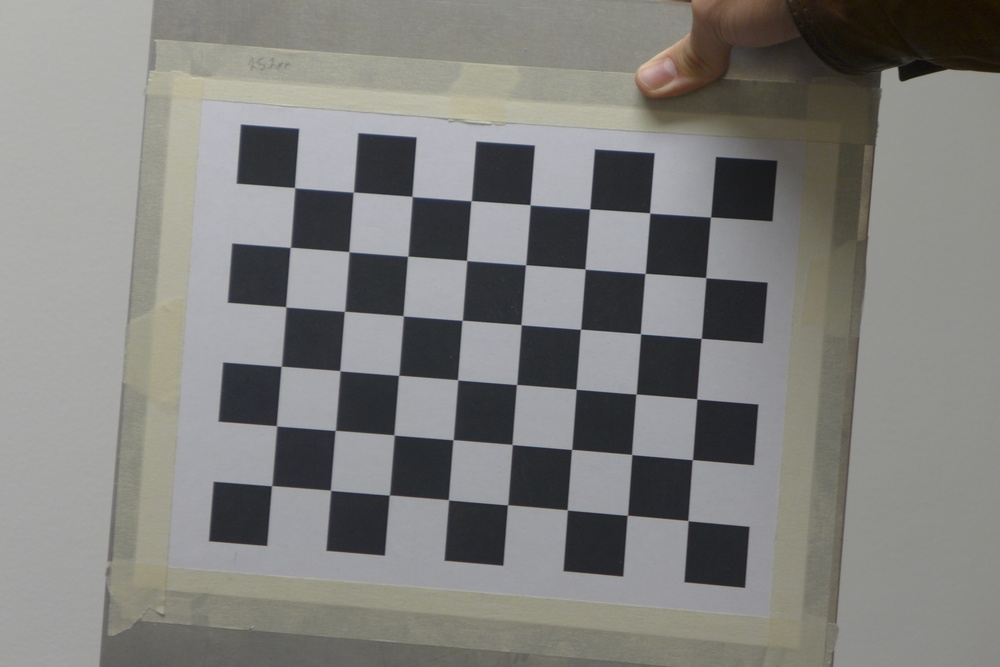
//> input picture OpenCVVizTests/images/chessboards/P1020755.JPG, 1000 x 667 px, shrunk from 3776 x 2520 before the run, given in place of the camera
$ ./stereo_calib   (built with g++ and OpenCV 4)
//> lines starting //> are read from the running program, lines starting //| are printed output that depends on the picture
/* *************** Stereo Camera Calibration **************************
 This code can be used to calibrate stereo cameras to get the intrinsic
 and extrinsic files.
 This code also generated rectified image, and also shows RMS Error and Reprojection error
 to find the accuracy of calibration.
 You can load saved stereo images or use this code to capture them in real time.
 Keyboard Shortcuts for real time (ie clicking stereo image at run time):
 1. Default Mode: Detecting (Which detects chessboard corners in real time)
 2. 'c': Starts capturing stereo images (With 2 Sec gap, This can be changed by changing 'timeGap' macro)
 3. 'p': Process and Calibrate (Once all the images are clicked you can press 'p' to calibrate)
 Usage: StereoCameraCallibration [params]
 --cam1 (value:0)                           Camera 1 Index
 --cam2 (value:2)                           Camera 2 Index
 --dr, --folder (value:.)                   Directory of images
 -h, --height (value:6)                     Height of the board
 --help (value:true)                        Prints this
 --images, -n (value:40)                    No of stereo pair images
 --post, --postfix (value:jpg)              Image extension. Ex: jpg,png etc
 --prefixleft, --prel (value:image_left_)   Left image name prefix. Ex: image_left_
 --prefixright, --prer (value:image_right_) Right image name postfix. Ex: image_right_
 --realtime, --rt (value:1)                 Clicks stereo images before calibration. Use if you do not have stereo pair images saved
 -w, --width (value:7)                      Width of the board
 Example:   ./stereo_calib                                              Clicks stereo images at run time.
 ./stereo_calib -rt=0 -prel=left_ -prer=right_ -post=jpg     RealTime id off ie images should be loaded from disk. With images named left_1.jpg, right_1.jpg etc.
 Cheers
 Abhishek Upperwal
 ***********************************************************************/
/* *************** License:**************************
 By downloading, copying, installing or using the software you agree to this license.
 If you do not agree to this license, do not download, install, copy or use the software.
 License Agreement
 For Open Source Computer Vision Library
 (3-clause BSD License)
 Redistribution and use in source and binary forms, with or without modification, are permitted provided that the following conditions are met:
 Redistributions of source code must retain the above copyright notice, this list of conditions and the following disclaimer.
 Redistributions in binary form must reproduce the above copyright notice, this list of conditions and the following disclaimer in the documentation and/or other materials provided with the distribution.
 Neither the names of the copyright holders nor the names of the contributors may be used to endorse or promote products derived from this software without specific prior written permission.
 This software is provided by the copyright holders and contributors “as is” and any express or implied warranties, including, but not limited to, the implied warranties of merchantability and fitness for a particular purpose are disclaimed. In no event shall copyright holders or contributors be liable for any direct, indirect, incidental, special, exemplary, or consequential damages (including, but not limited to, procurement of substitute goods or services; loss of use, data, or profits; or business interruption) however caused and on any theory of liability, whether in contract, strict liability, or tort (including negligence or otherwise) arising in any way out of
 the use of this software, even if advised of the possibility of such damage.
 ************************************************** */

/* ************* Original reference:**************
 Oct. 3, 2008
 BOOK:It would be nice if you cited it:
 Learning OpenCV: Computer Vision with the OpenCV Library
 by Gary Bradski and Adrian Kaehler
 Published by O'Reilly Media, October 3, 2008
 AVAILABLE AT:
 http://www.amazon.com/Learning-OpenCV-Computer-Vision-Library/dp/0596516134
 Or: http://oreilly.com/catalog/9780596516130/
 ISBN-10: 0596516134 or: ISBN-13: 978-0596516130
 OPENCV WEBSITES:
 Homepage:      http://opencv.org
 Online docs:   http://docs.opencv.org
 Q&A forum:     http://answers.opencv.org
 Issue tracker: http://code.opencv.org
 GitHub:        https://github.com/Itseez/opencv/
 ************************************************** */

#include <opencv2/calib3d/calib3d.hpp>
#include <opencv2/imgproc/imgproc.hpp>
#include <opencv2/highgui/highgui.hpp>
//#include <opencv2/imgcodecs.hpp>
#include <iostream>
#include <stdlib.h>

#define timeGap 3000000000U

using namespace cv;
using namespace std;

static void help() {
    cout<<"/******** HELP *******/\n";
    cout << "\nThis program helps you to calibrate the stereo cameras.\n This program generates intrinsics.yml and extrinsics.yml which can be used in Stereo Matching Algorithms.\n";
    cout<<"It also displays the rectified image\n";
    cout<<"\nKeyboard Shortcuts for real time (ie clicking stereo image at run time):\n";
    cout<<"1. Default Mode: Detecting (Which detects chessboard corners in real time)\n";
    cout<<"2. 'c': Starts capturing stereo images (With 2 Sec gap, This can be changed by changing 'timeGap' macro)\n";
    cout<<"3. 'p': Process and Calibrate (Once all the images are clicked you can press 'p' to calibrate)";
    cout<<"\nType ./stereo_calib --help for more details.\n";
    cout<<"\n/******* HELP ENDS *********/\n\n";
}

enum Modes { DETECTING, CAPTURING, CALIBRATING};
Modes mode = DETECTING;
int noOfStereoPairs;
int stereoPairIndex = 0, cornerImageIndex=0;
int goIn = 1;
Mat _leftOri, _rightOri;
int64 prevTickCount;
vector<Point2f> cornersLeft, cornersRight;
vector<vector<Point2f> > cameraImagePoints[2];
Size boardSize;

string prefixLeft;
string prefixRight;
string postfix;
string dir;

int calibType;

Mat displayCapturedImageIndex(Mat);
Mat displayMode(Mat);
bool findChessboardCornersAndDraw(Mat, Mat);
void displayImages();
void saveImages(Mat, Mat, int);
void calibrateStereoCamera(Size);
void calibrateInRealTime(int, int);
void calibrateFromSavedImages(string, string, string, string);

Mat displayCapturedImageIndex(Mat img) {
    std::ostringstream imageIndex;
    imageIndex<<stereoPairIndex<<"/"<<noOfStereoPairs;
    putText(img, imageIndex.str().c_str(), Point(50, 70), FONT_HERSHEY_PLAIN, 0.9, Scalar(0,0,255), 2);
    return img;
}

Mat displayMode(Mat img) {
    String modeString = "DETECTING";
    if (mode == CAPTURING) {
        modeString="CAPTURING";
    }
    else if (mode == CALIBRATING) {
        modeString="CALIBRATED";
    }
    putText(img, modeString, Point(50,50), FONT_HERSHEY_SIMPLEX, 0.5, Scalar(0,255,0), 2);
    if (mode == CAPTURING) {
        img = displayCapturedImageIndex(img);
    }
    return img;
}

bool findChessboardCornersAndDraw(Mat inputLeft, Mat inputRight) {
    _leftOri = inputLeft;
    _rightOri = inputRight;
    bool foundLeft = false, foundRight = false;
    cvtColor(inputLeft, inputLeft, COLOR_BGR2GRAY);
    cvtColor(inputRight, inputRight, COLOR_BGR2GRAY);
    foundLeft = findChessboardCorners(inputLeft, boardSize, cornersLeft, CALIB_CB_ADAPTIVE_THRESH | CALIB_CB_NORMALIZE_IMAGE);
    foundRight = findChessboardCorners(inputRight, boardSize, cornersRight, CALIB_CB_ADAPTIVE_THRESH | CALIB_CB_NORMALIZE_IMAGE);
    drawChessboardCorners(_leftOri, boardSize, cornersLeft, foundLeft);
    drawChessboardCorners(_rightOri, boardSize, cornersRight, foundRight);
    _leftOri = displayMode(_leftOri);
    _rightOri = displayMode(_rightOri);
    if (foundLeft && foundRight) {
        return true;
    }
    else {
        return false;
    }
}

void displayImages() {
    imshow("Left Image", _leftOri);
    imshow("Right Image", _rightOri);
}

// [13 lines left out: function saveImages, not called in this run]

void calibrateStereoCamera(Size imageSize) {
    vector<vector<Point3f> > objectPoints;
    objectPoints.resize(noOfStereoPairs);
    for (int i=0; i<noOfStereoPairs; i++) {
        for (int j=0; j<boardSize.height; j++) {
            for (int k=0; k<boardSize.width; k++) {
                objectPoints[i].push_back(Point3f(float(k),float(j),0.0));
            }
        }
    }
    Mat cameraMatrix[2], distCoeffs[2];
    cameraMatrix[0] = Mat::eye(3, 3, CV_64F);
    cameraMatrix[1] = Mat::eye(3, 3, CV_64F);
    Mat R, T, E, F;
    double rms = stereoCalibrate(objectPoints, cameraImagePoints[0], cameraImagePoints[1],
                                 cameraMatrix[0], distCoeffs[0],
                                 cameraMatrix[1], distCoeffs[1],
                                 imageSize, R, T, E, F,
                                 CALIB_FIX_ASPECT_RATIO +
                                 CALIB_ZERO_TANGENT_DIST +
                                 CALIB_SAME_FOCAL_LENGTH +
                                 CALIB_RATIONAL_MODEL +
                                 CALIB_FIX_K3 + CALIB_FIX_K4 + CALIB_FIX_K5,
                                 TermCriteria(TermCriteria::COUNT+TermCriteria::EPS, 100, 1e-5) );
    cout<<"RMS Error: "<<rms<<"\n";
    double err = 0;
    int npoints = 0;
    vector<Vec3f> lines[2];
    for(int i = 0; i < noOfStereoPairs; i++ )
    {
        int npt = (int)cameraImagePoints[0][i].size();
        Mat imgpt[2];
        for(int k = 0; k < 2; k++ )
        {
            imgpt[k] = Mat(cameraImagePoints[k][i]);
            undistortPoints(imgpt[k], imgpt[k], cameraMatrix[k], distCoeffs[k], Mat(), cameraMatrix[k]);
            computeCorrespondEpilines(imgpt[k], k+1, F, lines[k]);
        }
        for(int j = 0; j < npt; j++ )
        {
            double errij = fabs(cameraImagePoints[0][i][j].x*lines[1][j][0] +
                                cameraImagePoints[0][i][j].y*lines[1][j][1] + lines[1][j][2]) +
            fabs(cameraImagePoints[1][i][j].x*lines[0][j][0] +
                 cameraImagePoints[1][i][j].y*lines[0][j][1] + lines[0][j][2]);
            err += errij;
        }
        npoints += npt;
    }
    cout << "Average Reprojection Error: " <<  err/npoints << endl;
    FileStorage fs("intrinsics.yml", FileStorage::WRITE);
    if (fs.isOpened()) {
        fs << "M1" << cameraMatrix[0] << "D1" << distCoeffs[0] <<
        "M2" << cameraMatrix[1] << "D2" << distCoeffs[1];
        fs.release();
    }
    else
        cout<<"Error: Could not open intrinsics file.";
    Mat R1, R2, P1, P2, Q;
    Rect validROI[2];
    stereoRectify(cameraMatrix[0], distCoeffs[0], cameraMatrix[1], distCoeffs[1], imageSize, R, T, R1, R2, P1, P2, Q, CALIB_ZERO_DISPARITY, 1, imageSize, &validROI[0], &validROI[1]);
    fs.open("extrinsics.yml", FileStorage::WRITE);
    if (fs.isOpened()) {
        fs << "R" << R << "T" << T << "R1" << R1 << "R2" << R2 << "P1" << P1 << "P2" << P2 << "Q" << Q;
        fs.release();
    }
    else
        cout<<"Error: Could not open extrinsics file";
    bool isVerticalStereo = fabs(P2.at<double>(1, 3)) > fabs(P2.at<double>(0, 3));
    Mat rmap[2][2];
    initUndistortRectifyMap(cameraMatrix[0], distCoeffs[0], R1, P1, imageSize, CV_16SC2, rmap[0][0], rmap[0][1]);
    initUndistortRectifyMap(cameraMatrix[1], distCoeffs[1], R2, P2, imageSize, CV_16SC2, rmap[1][0], rmap[1][1]);
    Mat canvas;
    double sf;
    int w, h;
    if (!isVerticalStereo) {
        sf = 600./MAX(imageSize.width, imageSize.height);
        w = cvRound(imageSize.width*sf);
        h = cvRound(imageSize.height*sf);
        canvas.create(h, w*2, CV_8UC3);
    }
    else {
        sf = 300./MAX(imageSize.width, imageSize.height);
        w = cvRound(imageSize.width*sf);
        h = cvRound(imageSize.height*sf);
        canvas.create(h*2, w, CV_8UC3);
    }
    String file;
    namedWindow("rectified");
    for (int i=0; i < noOfStereoPairs; i++) {
        for (int j=0; j < 2; j++) {
            if (j==0) {
                file = prefixLeft;
            }
            else if (j==1) {
                file = prefixRight;
            }
            ostringstream st;
            st<<dir<<"/"<<file<<i+1<<"."<<postfix;
            Mat img = imread(st.str().c_str()), rimg, cimg;
            remap(img, rimg, rmap[j][0], rmap[j][1], INTER_LINEAR);
            cimg=rimg;
            Mat canvasPart = !isVerticalStereo ? canvas(Rect(w*j, 0, w, h)) : canvas(Rect(0, h*j, w, h));
            resize(cimg, canvasPart, canvasPart.size(), 0, 0, INTER_AREA);
            Rect vroi(cvRound(validROI[j].x*sf), cvRound(validROI[j].y*sf),
                      cvRound(validROI[j].width*sf), cvRound(validROI[j].height*sf));
            rectangle(canvasPart, vroi, Scalar(0,0,255), 3, 8);
        }
        if( !isVerticalStereo )
            for(int j = 0; j < canvas.rows; j += 16 )
                line(canvas, Point(0, j), Point(canvas.cols, j), Scalar(0, 255, 0), 1, 8);
        else
            for(int j = 0; j < canvas.cols; j += 16 )
                line(canvas, Point(j, 0), Point(j, canvas.rows), Scalar(0, 255, 0), 1, 8);
        imshow("rectified", canvas);
    }
}

void calibrateInRealTime(int cam1, int cam2) {
//> called with cam1 = 0, cam2 = 2
    VideoCapture camLeft(cam1), camRight(cam2);
    if (!camLeft.isOpened() || !camRight.isOpened()) {
        cout<<"Error: Stereo Cameras not found or there is some problem connecting them. Please check your cameras.\n";
        exit(-1);
    }
    Mat inputLeft, inputRight, copyImageLeft, copyImageRight;
    bool foundCornersInBothImage = false;
    for( ; ; ) {
        camLeft>>inputLeft;
//> inputLeft is the input picture: 667 rows x 1000 cols, CV_8UC3; mean B, G, R 124.9, 127.7, 128.2
        camRight>>inputRight;
        if ((inputLeft.rows != inputRight.rows) || (inputLeft.cols != inputRight.cols)) {
            cout<<"Error: Images from both cameras are not of some size. Please check the size of each camera.\n";
            exit(-1);
        }
        inputLeft.copyTo(copyImageLeft);
        inputRight.copyTo(copyImageRight);
        foundCornersInBothImage = findChessboardCornersAndDraw(inputLeft, inputRight);
//> in findChessboardCornersAndDraw, `foundLeft = findChessboardCorners(inputLeft, boardSize, cornersLeft, C..`: foundLeft = false; cornersLeft = empty
//> in findChessboardCornersAndDraw, `foundRight = findChessboardCorners(inputRight, boardSize, cornersRight..`: foundRight = false; cornersRight = empty
//> foundCornersInBothImage = false
        if (foundCornersInBothImage && mode == CAPTURING && stereoPairIndex<noOfStereoPairs) {
            int64 thisTick = getTickCount();
            int64 diff = thisTick - prevTickCount;
            if (goIn==1 || diff >= timeGap) {
                goIn=0;
                saveImages(copyImageLeft, copyImageRight, ++stereoPairIndex);
                prevTickCount = getTickCount();
            }
        }
        displayImages();
        if (mode == CALIBRATING) {
            calibrateStereoCamera(inputLeft.size());
            waitKey();
        }
        char keyBoardInput = (char)waitKey(50);
//> the key 'c' is pressed
//> the key 'p' is pressed
        if (keyBoardInput == 'q' || keyBoardInput == 'Q') {
            exit(-1);
        }
        else if(keyBoardInput == 'c' || keyBoardInput == 'C') {
            mode = CAPTURING;
        }
        else if (keyBoardInput == 'p' || keyBoardInput == 'P') {
            mode = CALIBRATING;
        }
    }
}

// [37 lines left out: function calibrateFromSavedImages, not called in this run]

int main(int argc, char** argv) {
    help();
    const String keys =
    "{help| |Prints this}"
    "{h height|6|Height of the board}"
    "{w width|7|Width of the board}"
    "{rt realtime|1|Clicks stereo images before calibration. Use if you do not have stereo pair images saved}"
    "{n images|40|No of stereo pair images}"
    "{dr folder|.|Directory of images}"
    "{prel prefixleft|image_left_|Left image name prefix. Ex: image_left_}"
    "{prer prefixright|image_right_|Right image name postfix. Ex: image_right_}"
    "{post postfix|jpg|Image extension. Ex: jpg,png etc}"
    "{cam1|0|Camera 1 Index}"
    "{cam2|2|Camera 2 Index}";
    CommandLineParser parser(argc, argv, keys);
    if(parser.has("help")) {
        parser.printMessage();
        exit(-1);
    }
    boardSize = Size(parser.get<int>("w"), parser.get<int>("h"));
    noOfStereoPairs = parser.get<int>("n");
    prefixLeft = parser.get<string>("prel");
    prefixRight = parser.get<string>("prer");
    postfix = parser.get<string>("post");
    dir =parser.get<string>("dr");
    calibType = parser.get<int>("rt");
    namedWindow("Left Image");
    namedWindow("Right Image");
    switch (calibType) {
        case 0:
            calibrateFromSavedImages(dir, prefixLeft, prefixRight, postfix);
            break;
        case 1:
            calibrateInRealTime(parser.get<int>("cam1"), parser.get<int>("cam2"));
//> in displayMode (call 5), `putText(img, modeString, Point(50,50), FONT_HERSHEY_SIMPLEX, 0.5, Scal..`:
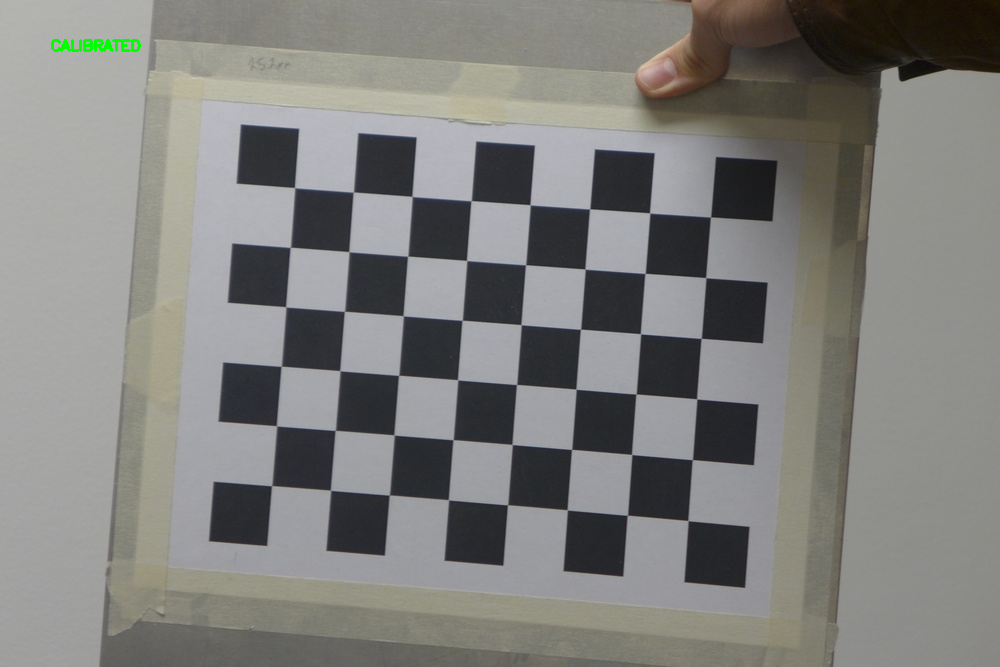
//> img: 667 rows x 1000 cols, CV_8UC3; mean B, G, R 124.7, 127.8, 128
//> (the run ends here: the program stops with an error, at `double rms = stereoCalibrate(objectPoints, cameraImagePoints[0], camer..`)

$ run again, on OpenCVVizTests/images/chessboards/P1020758.JPG
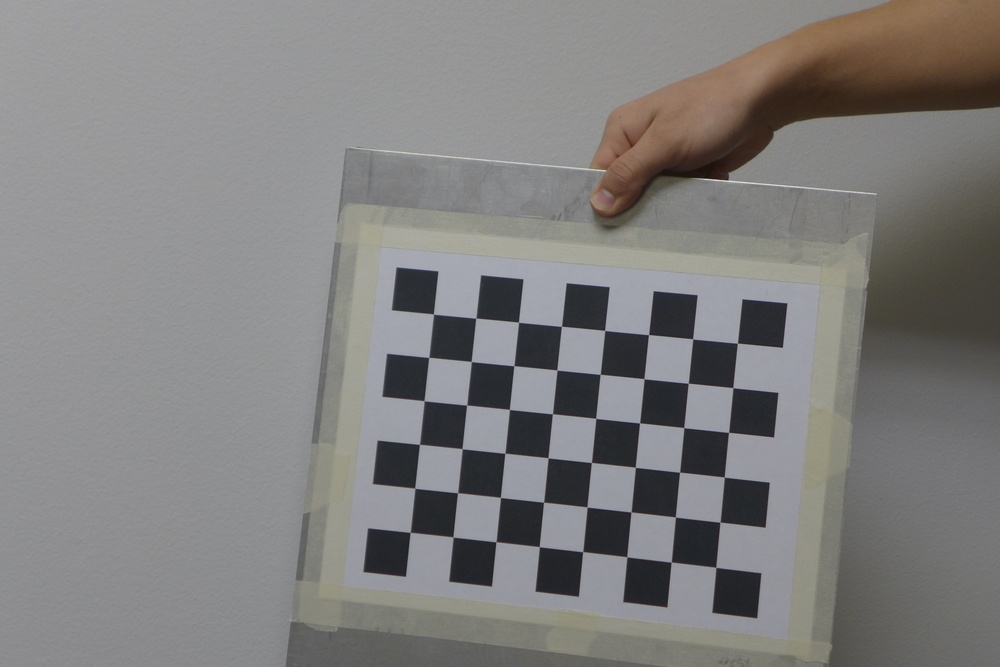
//> input picture OpenCVVizTests/images/chessboards/P1020758.JPG, 1000 x 667 px, shrunk from 3776 x 2520 before the run, given in place of the camera
//> in calibrateInRealTime, inputLeft is the input picture: 667 rows x 1000 cols, CV_8UC3; mean B, G, R 126.4, 127.2, 128.4
//> in findChessboardCornersAndDraw, `cvtColor(inputLeft, inputLeft, COLOR_BGR2GRAY);`:
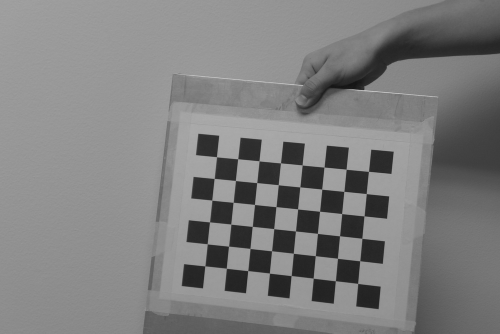
//> inputLeft: 667 rows x 1000 cols, CV_8UC1 (shown at 1/2 size); min 15, max 224, mean 127.5
//> foundLeft = false; cornersLeft = empty
//> foundRight = false; cornersRight = empty
//> foundCornersInBothImage = false
//> in displayMode (call 5), `putText(img, modeString, Point(50,50), FONT_HERSHEY_SIMPLEX, 0.5, Scal..`:
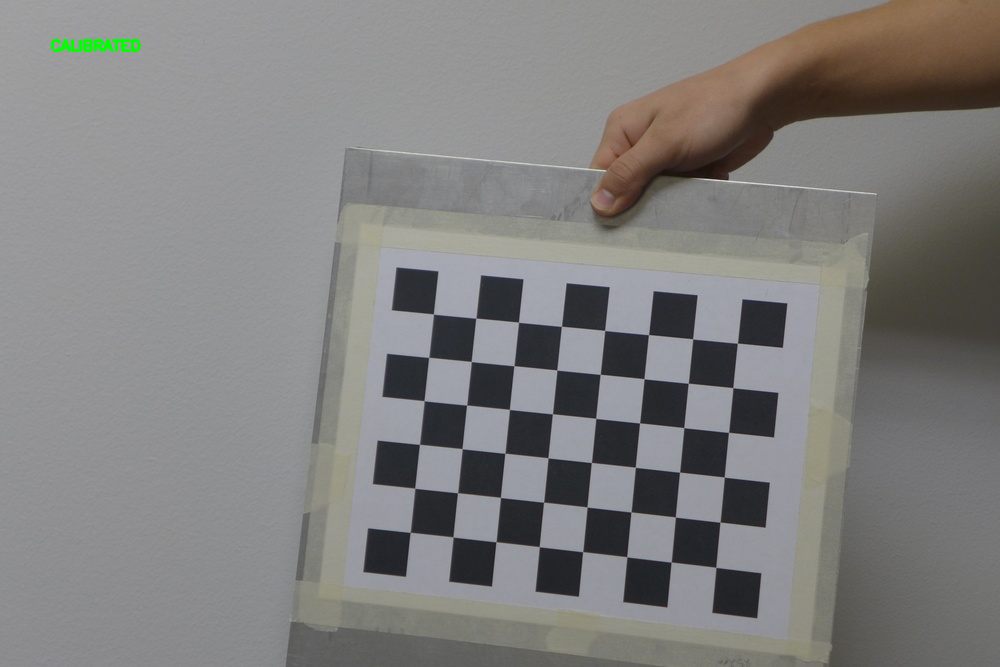
//> img: 667 rows x 1000 cols, CV_8UC3; mean B, G, R 126.2, 127.3, 128.2
